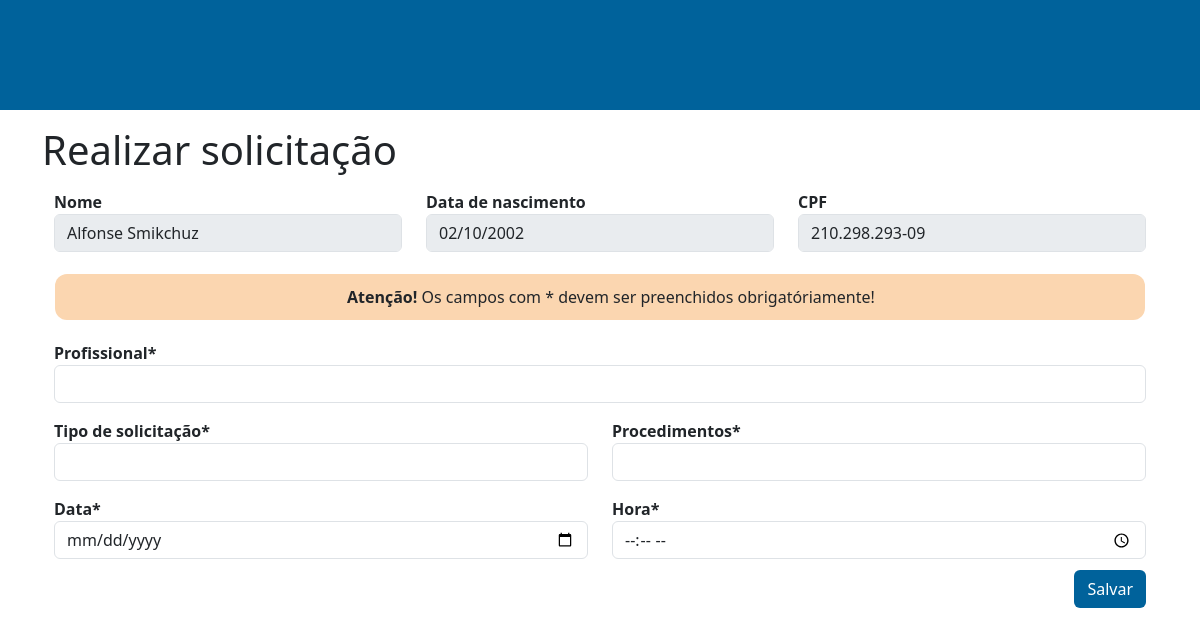
Page /solicitacoes/index.php?id=3 on the committed database.
### tables this page shows
CREATE TABLE `pacientes` (
  `id` int(11) NOT NULL,
  `nome` varchar(80) NOT NULL,
  `dataNasc` date NOT NULL,
  `CPF` varchar(14) NOT NULL,
  `status` varchar(8) NOT NULL
);

### solicitacoes/index.php (the view, shortened to what this page needs)
<?php
    include '../database.php';
?>
    <!DOCTYPE html>
    <html lang="pt-br">
    <head>
        <link href="https://cdn.jsdelivr.net/npm/bootstrap@5.3.2/dist/css/bootstrap.min.css" rel="stylesheet"
>
        <link rel="stylesheet" href="../css/solicitacao.css">
    </head>
    <header>
    </header>
    <body>
        <div class="container">
            <h1 class="my-3">Realizar solicitação</h1>
            <?php
                if (isset($_GET['id']) && $_GET['id']!="") {
                    $id_paciente = $_GET['id'];
                    $result = mysqli_query($conn,"SELECT nome, dataNasc, CPF FROM `pacientes` WHERE id = '$id_paciente'");
                    $result2 = mysqli_fetch_array($result);
                    $nome_paciente = $result2['nome'];
                    $data_nasc = $result2['dataNasc'];
                    $data_nasc = date("d/m/Y", strtotime($data_nasc));
                    $cpf = $result2['CPF'];
            ?>
                    <div class="container">
                        <form action="../envio/index.php" method="post">
                            <div class="row">
                                <div class="col">
                                    <strong>Nome</strong>
                                </div>
                                <div class="col">
                                    <strong>Data de nascimento</strong>
                                </div>
                                <div class="col">
                                    <strong>CPF</strong>
                                </div>
                            </div>
                            <div class="row">
                                <div class="col">
                                    <input class="form-control" type="text" <?php echo "value='$nome_paciente'" ?> disabled>
                                </div>
                                <div class="col">
                                    <input class="form-control" type="text" <?php echo "value='$data_nasc'" ?> disabled>
                                </div>
                                <div class="col">
                                    <input class="form-control" type="text" <?php echo "value='$cpf'" ?> disabled>
                                </div>
                            </div>
                            <div class="row text-center">
                                <p><strong>Atenção! </strong>Os campos com * devem ser preenchidos obrigatóriamente!</p>
                            </div>
                            <div class="row">
                                <div class="col">
                                    <strong>Profissional*</strong>
                                </div>
                            </div>
                            <div class="row">
                                <div class="col mb-3">
                                    <select class="form-control" name="profissional" id="profissional" required>
                                        <option value=""></option>
                                        <?php
                                        $query ="SELECT id, nome FROM `profissional` WHERE status = 'ativo'";
                                        $result = $conn->query($query);
                                        if($result->num_rows> 0){
                                            while($optionData=$result->fetch_assoc()){
                                                $option =$optionData['nome'];
                                                $option2 =$optionData['id'];
                                        ?>
                                        <option value="<?php echo $option2; ?>" ><?php echo $option; ?> </option>
                                        <?php
                                            }}
                                        ?>
                                    </select>
                                </div>
                            </div>
                            <div class="row">
                                <div class="col-6">
                                    <strong>Tipo de solicitação*</strong>
                                </div>
                                <div class="col-6">
                                    <strong>Procedimentos*</strong>
                                </div>
                            </div>
                            <div class="row mb-3">
                                <div class="col-6">
                                    <select class="form-control" name="tipo-solicitacao" id="tipo-solicitacao" required>
                                        <option value=""></option>
                                        <?php
                                        $query ="SELECT id, descricao FROM `tiposolicitacao` WHERE status = 'ativo'";
                                        $result = $conn->query($query);
                                        if($result->num_rows> 0){
                                            while($optionData=$result->fetch_assoc()){
                                                $option =$optionData['descricao'];
                                                $option2 =$optionData['id'];
                                        ?>
                                        <option value="<?php echo $option2; ?>" ><?php echo $option; ?> </option>
                                        <?php
                                            }}
                                        ?>
                                    </select>
                                </div>
                                <div class="col-6" id="div-procedimento">
                                    <select class="form-control" name="procedimento[]" id="procedimento" required>
                                        <option value=""></option>
                                        <?php
                                        $query ="SELECT id, descricao FROM `procedimentos` WHERE status = 'ativo'";
                                        $result = $conn->query($query);
                                        if($result->num_rows> 0){
                                            while($optionData=$result->fetch_assoc()){
                                                $option =$optionData['descricao'];
                                                $option2 =$optionData['id'];
                                        ?>
                                        <option value="<?php echo $option2; ?>" ><?php echo $option; ?> </option>
                                        <?php
                                            }}
                                        ?>
                                    </select>
                                </div>
                            </div>
                            <div class="row">
                                <div class="col">
                                    <strong>Data*</strong>
                                </div>
                                <div class="col">
                                    <strong>Hora*</strong>
                                </div>
                            </div>
                            <div class="row">
                                <div class="col">
                                    <input class="form-control" name="data" type="date" id="data" required>
                                </div>
                                <div class="col">
                                    <input class="form-control" name="hora" type="time" id="hora" required>
                                </div>
                            </div>
                            <div class="d-flex justify-content-end">
                                <button id="enviar" type="submit" class="btn">Salvar</button>
                            </div>
                        </form>
                    </div>
            <?php
                } else {
                }
            ?>
        </div>
    </body>
    </html>

### css/solicitacao.css (style rules this page uses)
header { background-color: #00629B; width: 100%; height: 110px; }
div.row.text-center { background-color: rgb(251,214,176); border-radius: 12px; margin-top: 2%; margin-left: 0.05%; margin-right: 0.05%; margin-bottom: 2%; }
div.row.text-center>p { margin: 1%; }
div.d-flex.justify-content-end>button#enviar.btn { margin-top: 1%; background-color: #00629B; color: #FFFFFF; transition: background-color 1s; }

### rows in the picture
pacientes: nome "Alfonse Smikchuz", dataNasc "02/10/2002", CPF "210.298.293-09"
